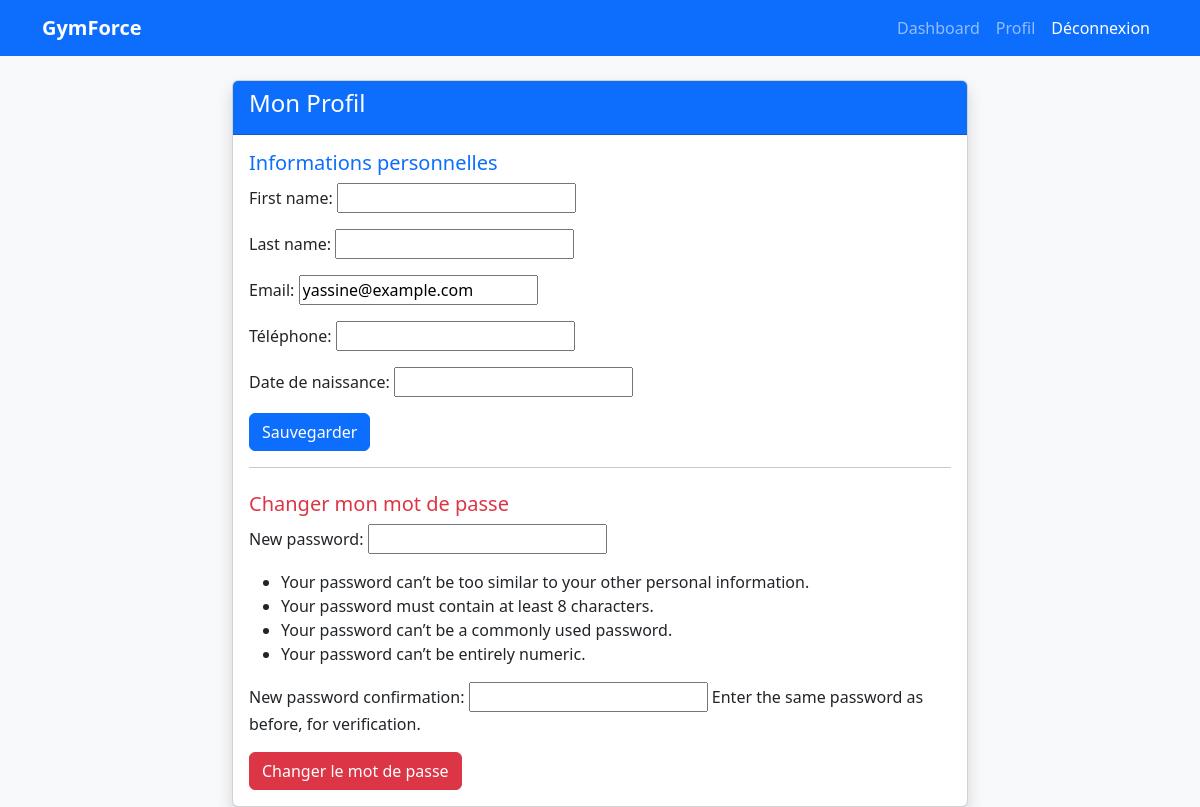
/profile/ (signed in), run on an earlier commit of the app's database.
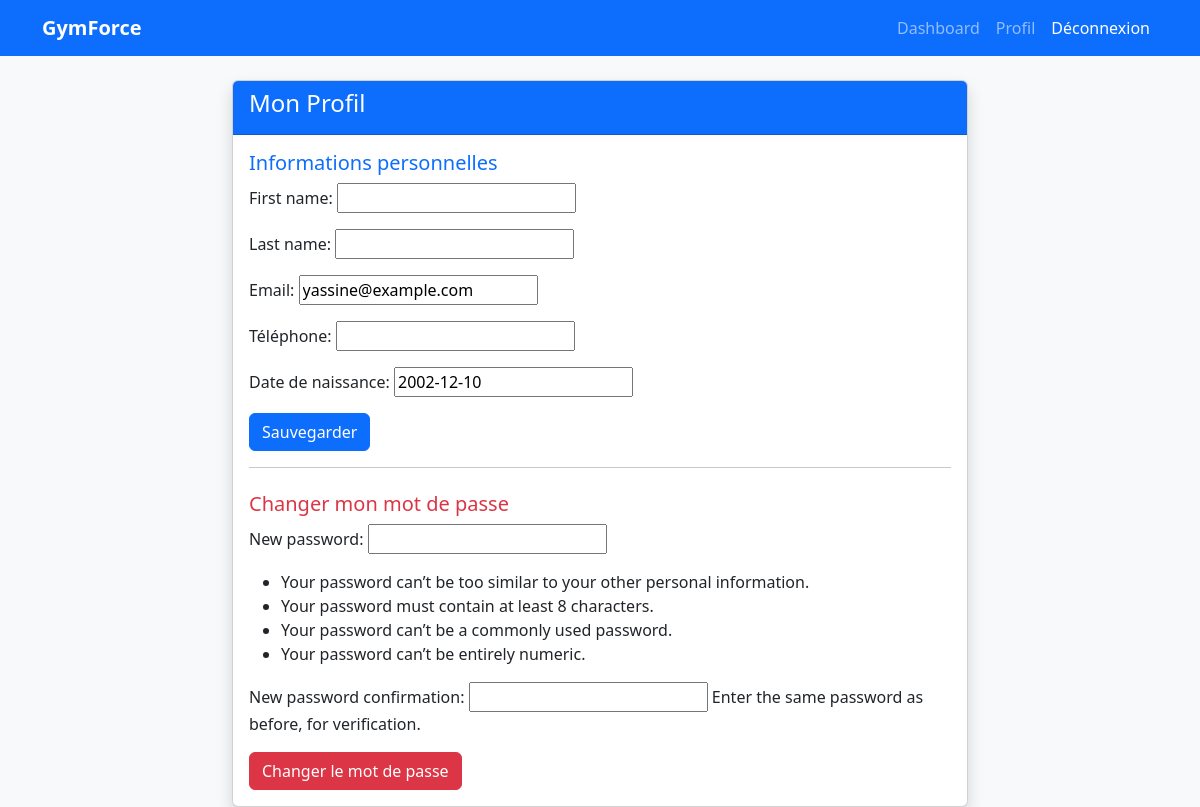
And on a later commit of the database.
### accounts/models.py (models this page shows, shortened)
class CustomUser(AbstractUser):
    ROLE_CHOICES = (
        ('admin', 'Administrateur'),
        ('client', 'Client'),
    )
    email = models.EmailField(unique=True, verbose_name="Email")
    role = models.CharField(max_length=10, choices=ROLE_CHOICES, default='client')
    phone = models.CharField(max_length=15, blank=True, null=True, verbose_name="Téléphone")
    date_of_birth = models.DateField(blank=True, null=True, verbose_name="Date de naissance")
    USERNAME_FIELD = 'email'
    REQUIRED_FIELDS = []  # rien d'obligatoire en plus de l'email
    objects = CustomUserManager()  # CETTE LIGNE ÉTAIT MANQUANTE !

### accounts/views.py (the view, shortened to what this page needs)
# urls.py: path('profile/', ProfileView.as_view(), name='profile'),
class ProfileView(LoginRequiredMixin, UpdateView):
    model = CustomUser
    fields = ['first_name', 'last_name', 'email', 'phone', 'date_of_birth']
    template_name = 'accounts/profile.html'
    success_url = reverse_lazy('accounts:profile')
    def get_object(self):
        return self.request.user
    def get_context_data(self, **kwargs):
        context = super().get_context_data(**kwargs)
        context['password_form'] = SetPasswordForm(user=self.request.user)
        return context

### accounts/templates/accounts/profile.html (shortened to what this page needs)
{% extends "accounts/base.html" %}
{% block content %}
<div class="row justify-content-center mt-4">
    <div class="col-md-8">
        <div class="card shadow">
            <div class="card-header bg-primary text-white">
                <h4>Mon Profil</h4>
            </div>
            <div class="card-body">
                <h5 class="text-primary">Informations personnelles</h5>
                <form method="post">
                    {{ form.as_p }}
                    <button type="submit" class="btn btn-primary">Sauvegarder</button>
                </form>
                <hr>
                <h5 class="text-danger mt-4">Changer mon mot de passe</h5>
                <form method="post">
                    {{ password_form.as_p }}
                    <button type="submit" name="change_password" class="btn btn-danger">
                        Changer le mot de passe
                    </button>
                </form>
            </div>
        </div>
    </div>
</div>
{% endblock %}

What changed in the data, as far as the page shows it:
changed CustomUser "yassine@example.com": date_of_birth (not shown) → "2002-12-10"
